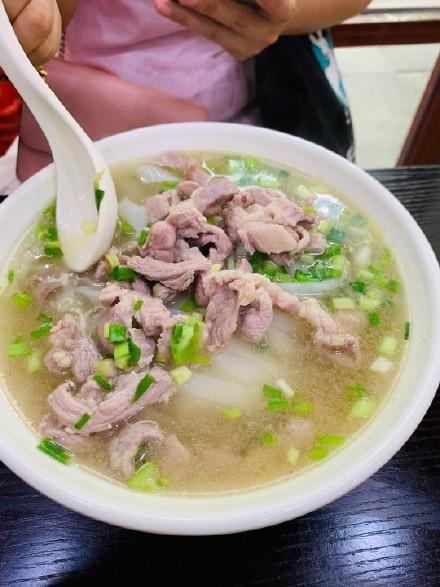
#> input picture huawei/Huawei-cloud-垃圾分类/sub/img_2256.jpg, 440 x 587 px
$ python -i datasets.py   (imports and definitions only)   (older library calls are emulated)
#> lines starting #> are read from the running program, lines starting #| are printed output that depends on the picture
#> further down, picture is the input picture: shape (587, 440, 3); mean B, G, R 122.4, 137.1, 151.4
import glob
import math
import os
import random
import shutil
import time
from pathlib import Path
from threading import Thread

import cv2
import numpy as np
import torch
from PIL import Image, ExifTags
from torch.utils.data import Dataset
from tqdm import tqdm

from utils.utils import xyxy2xywh, xywh2xyxy

help_url = 'https://github.com/ultralytics/yolov5/wiki/Train-Custom-Data'
img_formats = ['.bmp', '.jpg', '.jpeg', '.png', '.tif', '.dng']
vid_formats = ['.mov', '.avi', '.mp4', '.mpg', '.mpeg', '.m4v', '.wmv', '.mkv']

# Get orientation exif tag
# [3 lines not run here, left out]


# [34 lines left out: functions exif_size, create_dataloader, not called in this run]


class LoadImages:  # for inference
    # [23 lines left out: function __init__, not called in this run]

    def __iter__(self):
        self.count = 0
        return self

    # [43 lines left out: functions __next__, new_video, not called in this run]

    def __len__(self):
        return self.nF  # number of files


class LoadWebcam:  # for inference
    # [20 lines left out: function __init__, not called in this run]

    def __iter__(self):
        self.count = -1
        return self

    # [34 lines left out: function __next__, not called in this run]

    def __len__(self):
        return 0


class LoadStreams:  # multiple IP or RTSP cameras
    # [44 lines left out: functions __init__, update, not called in this run]

    def __iter__(self):
        self.count = -1
        return self

    # [18 lines left out: function __next__, not called in this run]

    def __len__(self):
        return 0  # 1E12 frames = 32 streams at 30 FPS for 30 years


class LoadImagesAndLabels(Dataset):  # for training/testing
    # [171 lines left out: function __init__, not called in this run]

    def __len__(self):
        return len(self.img_files)

    # [5 lines of commented-out code are left out]

    # [103 lines left out: functions __getitem__, collate_fn, load_image, not called in this run]


def augment_hsv(img, hgain=0.5, sgain=0.5, vgain=0.5):
#> called with hgain = 0.5, sgain = 0.5, vgain = 0.5
    r = np.random.uniform(-1, 1, 3) * [hgain, sgain, vgain] + 1  # random gains
    hue, sat, val = cv2.split(cv2.cvtColor(img, cv2.COLOR_BGR2HSV))
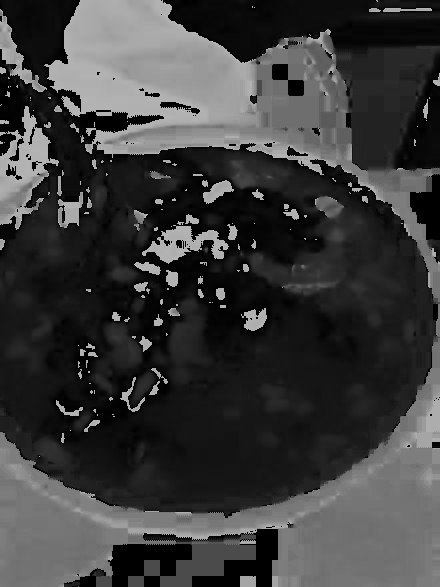
#> hue: shape (587, 440); min 0, max 179, mean 59.7
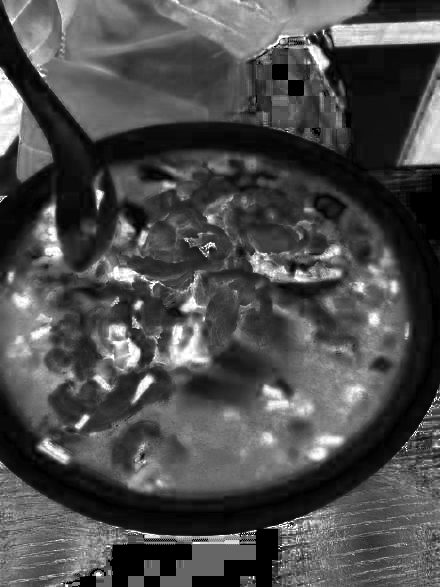
#> sat: shape (587, 440); min 0, max 255, mean 76.2
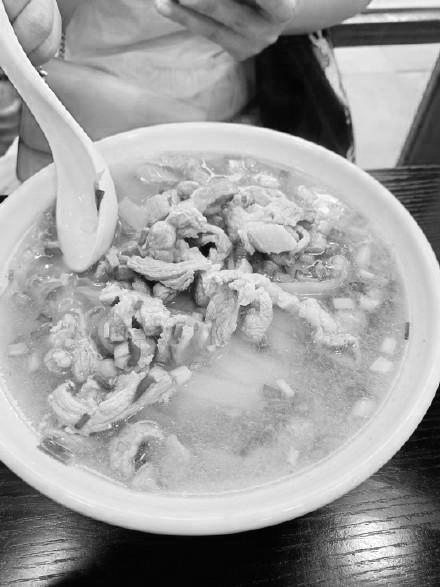
#> val: shape (587, 440); min 0, max 255, mean 157.4
    dtype = img.dtype  # uint8

    x = np.arange(0, 256, dtype=np.int16)
    lut_hue = ((x * r[0]) % 180).astype(dtype)
    lut_sat = np.clip(x * r[1], 0, 255).astype(dtype)
#> lut_sat = 256 values from 0 to 255
    lut_val = np.clip(x * r[2], 0, 255).astype(dtype)
#> lut_val = 256 values from 0 to 255

    img_hsv = cv2.merge((cv2.LUT(hue, lut_hue), cv2.LUT(sat, lut_sat), cv2.LUT(val, lut_val))).astype(dtype)
#> img_hsv: shape (587, 440, 3); mean H, S, V 51.3, 91.3, 172.9
    cv2.cvtColor(img_hsv, cv2.COLOR_HSV2BGR, dst=img)  # no return needed
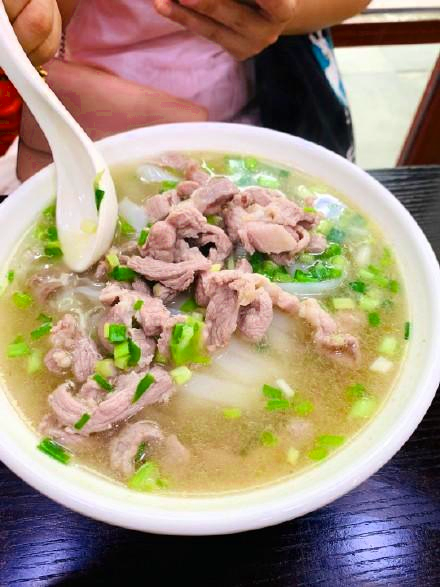
#> img: shape (587, 440, 3); mean B, G, R 125.2, 146.1, 164.8

    # Histogram equalization
    # if random.random() < 0.2:
    #     for i in range(3):
    #         img[:, :, i] = cv2.equalizeHist(img[:, :, i])


# [304 lines left out: functions load_mosaic, replicate, letterbox, random_affine, cutout, reduce_img_size and 4 more, not called in this run]

>>> import cv2
>>> picture = cv2.imread('../../../../huawei/Huawei-cloud-垃圾分类/sub/img_2256.jpg')
>>> result = augment_hsv(picture)
